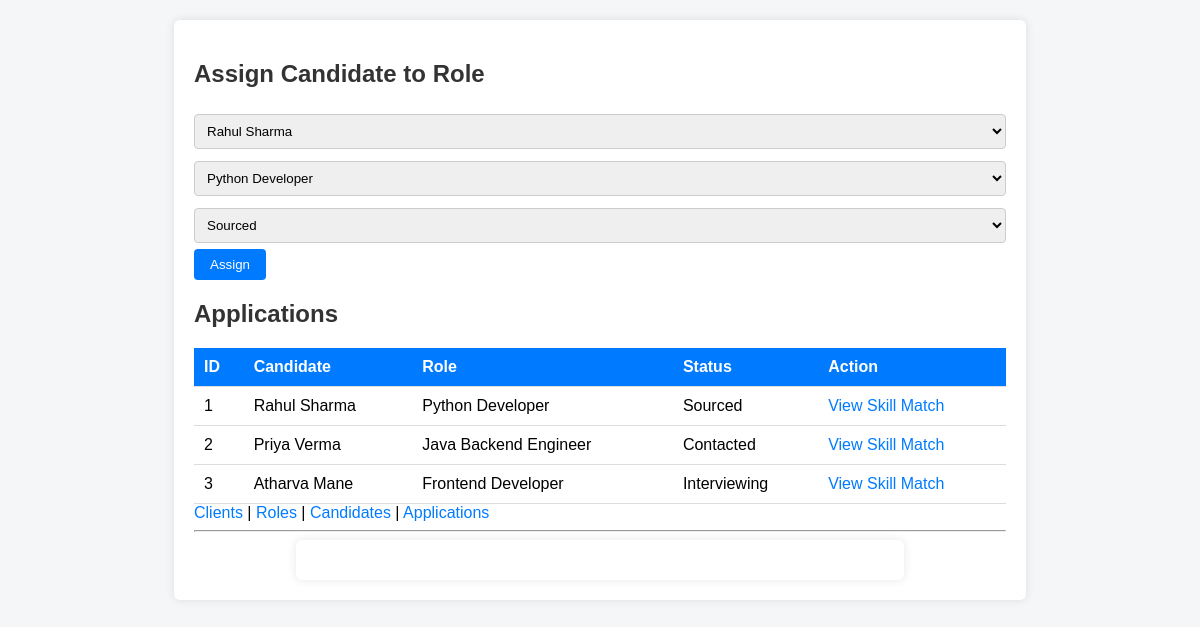
The app's page /applications with its own data.
### tables this page shows
CREATE TABLE Application (
    application_id INTEGER PRIMARY KEY AUTOINCREMENT,
    candidate_id INTEGER,
    role_id INTEGER,
    status TEXT,
    skill_match_percentage REAL,
    last_updated TEXT,
    FOREIGN KEY (candidate_id) REFERENCES Candidate(candidate_id),
    FOREIGN KEY (role_id) REFERENCES Role(role_id)
);

CREATE TABLE Candidate (
    candidate_id INTEGER PRIMARY KEY AUTOINCREMENT,
    name TEXT,
    linkedin_url TEXT,
    skills TEXT,
    experience_years INTEGER
, resume_file_path TEXT);

CREATE TABLE Role (
    role_id INTEGER PRIMARY KEY AUTOINCREMENT,
    client_id INTEGER,
    title TEXT,
    jd_text TEXT,
    status TEXT, jd_file_path TEXT,
    FOREIGN KEY (client_id) REFERENCES Client(client_id)
);

### app.py (the view, shortened to what this page needs)
@app.route("/applications", methods=["GET", "POST"])
def applications():
    db = get_db()
    cur = db.cursor()
    applications = cur.execute("""
        SELECT Application.application_id,
               Candidate.name,
               Role.title,
               Application.status
        FROM Application
        JOIN Candidate ON Application.candidate_id = Candidate.candidate_id
        JOIN Role ON Application.role_id = Role.role_id
    """).fetchall()
    candidates = cur.execute("SELECT * FROM Candidate").fetchall()
    roles = cur.execute("SELECT * FROM Role").fetchall()
    db.close()
    return render_template(
        "applications.html",
        applications=applications,
        candidates=candidates,
        roles=roles
    )

### app.py (called while the page is built)
def get_db():
    return sqlite3.connect("database.db")

### templates/applications.html (shortened to what this page needs)
<!DOCTYPE html>
<html>
  <head>
    <link
      rel="stylesheet"
      href="{{ url_for('static', filename='style.css') }}"
    />
  </head>
  <body>
    <div class="container">
      <h2>Assign Candidate to Role</h2>
      <form method="post">
        <select name="candidate_id">
          {% for c in candidates %}
          <option value="{{ c[0] }}">{{ c[1] }}</option>
          {% endfor %}
        </select>
        <select name="role_id">
          {% for r in roles %}
          <option value="{{ r[0] }}">{{ r[2] }}</option>
          {% endfor %}
        </select>
        <select name="status">
          <option>Sourced</option>
        </select>
        <button>Assign</button>
      </form>
      <h2>Applications</h2>
      <table>
        <tr>
          <th>ID</th>
          <th>Candidate</th>
          <th>Role</th>
          <th>Status</th>
          <th>Action</th>
        </tr>
        {% for a in applications %}
        <tr>
          <td>{{ a[0] }}</td>
          <td>{{ a[1] }}</td>
          <td>{{ a[2] }}</td>
          <td>{{ a[3] }}</td>
          <td>
            <a href="/skill_match/{{ a[0] }}">View Skill Match</a>
          </td>
        </tr>
        {% endfor %}
      </table>
<body>
  <div class="nav">
    <a href="/clients">Clients</a> |
    <a href="/roles">Roles</a> |
    <a href="/candidates">Candidates</a> |
    <a href="/applications">Applications</a>
  </div>
  <hr>
  <div class="container">
    </div>
  </body>
</html>

### static/style.css (style rules this page uses)
body { font-family: Arial, sans-serif; background-color: #f4f6f8; margin: 0; padding: 20px; }
h2 { color: #333; }
.container { background: white; padding: 20px; border-radius: 6px; width: 70%; margin: auto; box-shadow: 0 0 10px rgba(0, 0, 0, 0.1); }
form { margin-bottom: 20px; }
input, textarea, select { padding: 8px; width: 100%; margin: 6px 0; border: 1px solid #ccc; border-radius: 4px; }
button { background-color: #007bff; color: white; padding: 8px 16px; border: none; border-radius: 4px; cursor: pointer; }
table { width: 100%; border-collapse: collapse; }
table th { background-color: #007bff; color: white; }
table th, table td { padding: 10px; text-align: left; border-bottom: 1px solid #ddd; }
a { text-decoration: none; color: #007bff; }

### records on screen
Application: application_id "1", name "Rahul Sharma", title "Python Developer", status "Sourced"
Application: application_id "2", name "Priya Verma", title "Java Backend Engineer", status "Contacted"
Application: application_id "3", name "Atharva Mane", title "Frontend Developer", status "Interviewing"

### other values on screen
form field candidate_id "Rahul Sharma"
form field role_id "Python Developer"
